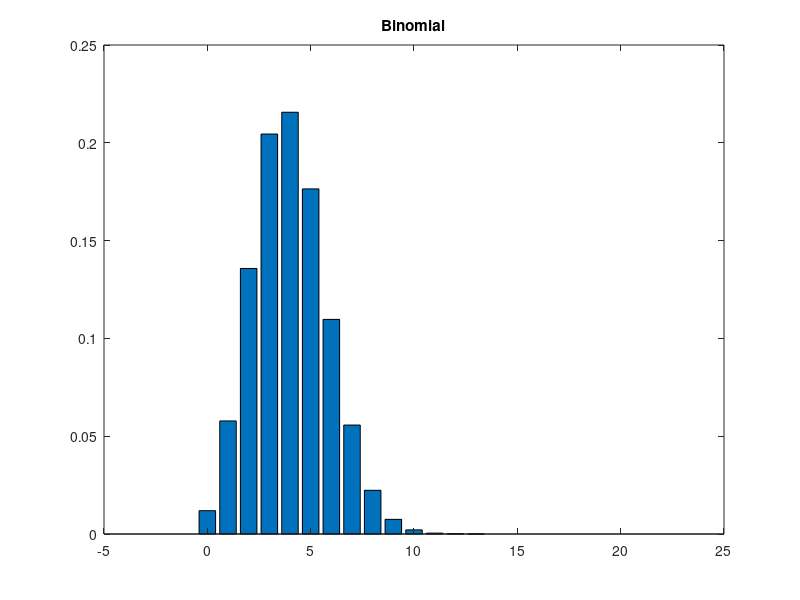
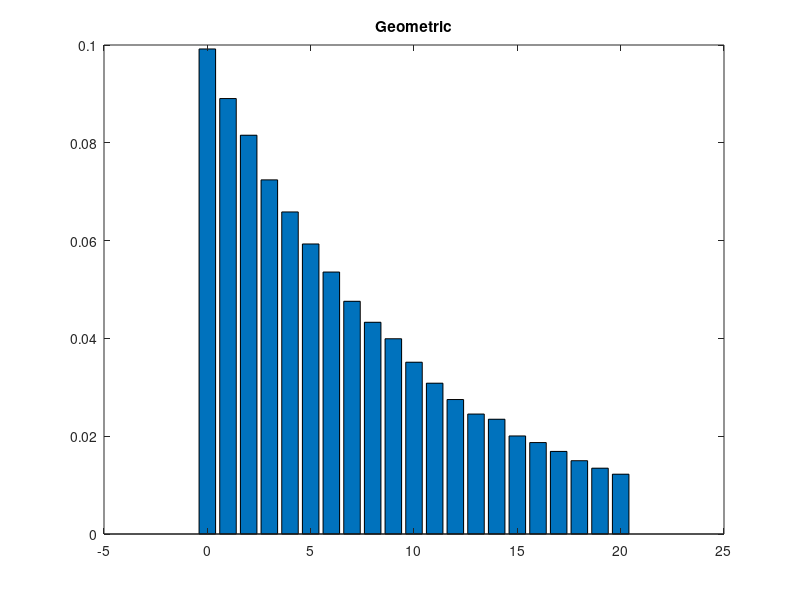
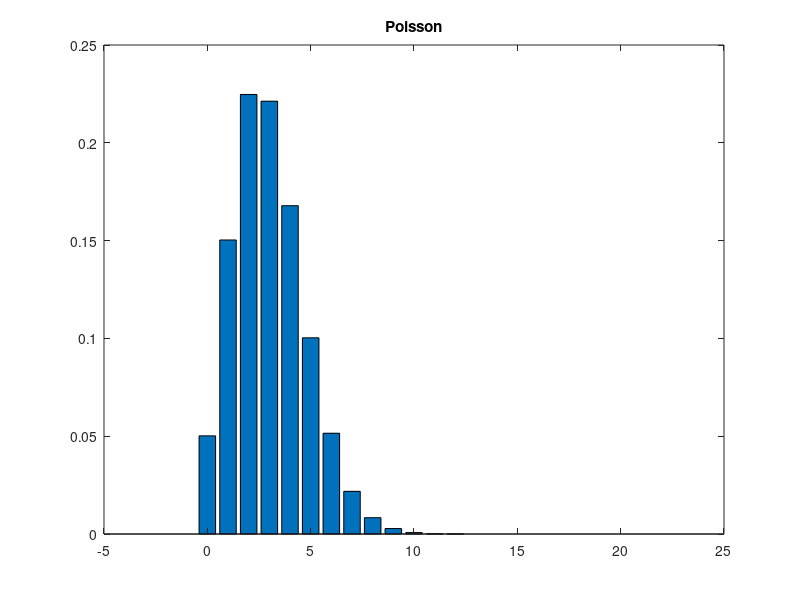
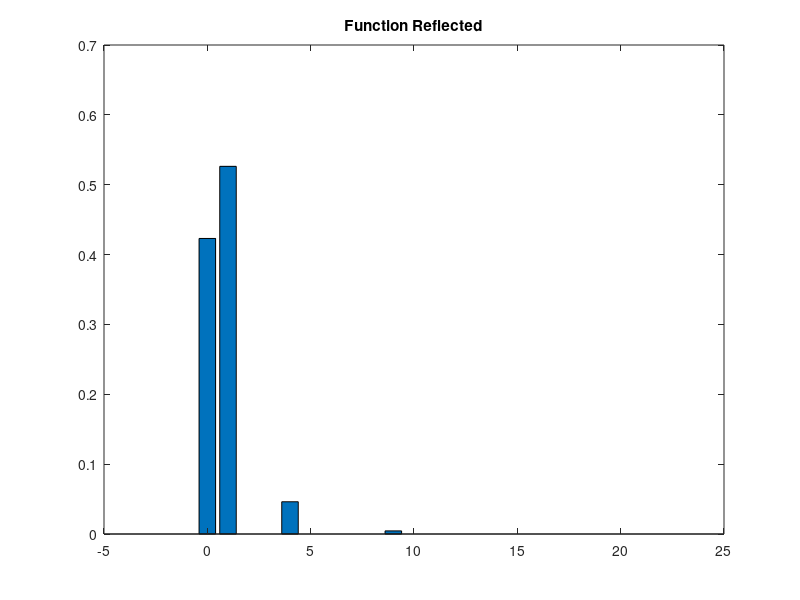

The MATLAB script that drew these images, in order:
trials = 100000;

figure(1);
B_vector = random('Binomial', 20, 0.2, [1, trials]);

for i =1:21    
    count (i, 1) = i-1 ;
    count (i, 2) = sum( (i-1) == B_vector ); 
end
pvec1 = count(:, 2)/trials;
bar ( count(:, 1), pvec1);
title('Binomial','Fontweight','bold')
clear count;

figure(2);
G_vector = random('Geometric', 0.1, [1, trials]);

for i =1:21    
    count (i, 1) = i-1 ;
    count (i, 2) = sum( (i-1) == G_vector ); 
end
pvec2 = count(:, 2)/trials;
bar ( count(:, 1), pvec2);
title('Geometric','Fontweight','bold')
clear count;

figure(3);
P_vector = random('Poisson', 3, [1, trials]);

for i =1:21    
    count (i, 1) = i-1 ;
    count (i, 2) = sum( (i-1) == P_vector ); 
end
pvec3 = count(:, 2)/trials;
bar ( count(:, 1), pvec3);
title('Poisson','Fontweight','bold')
clear count;

figure(4);
B1_vector = random('Binomial', 4, 0.25, [1, trials]);
B1_function = (B1_vector-1).^2;

for i =1:21    
    count (i, 1) = i-1 ;
    count (i, 2) = sum( (i-1) == B1_function ); 
end
pvec4 = count(:, 2)/trials;
bar ( count(:, 1), pvec4);
title('Function Reflected','Fontweight','bold')
clear count;